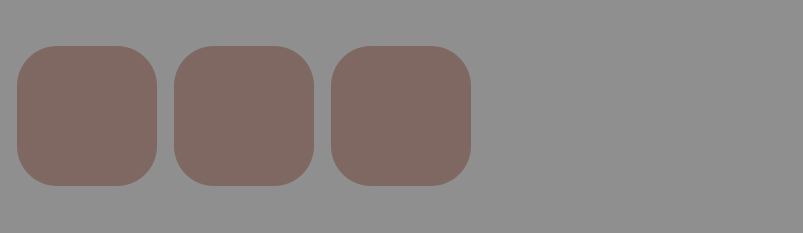
<?xml version="1.0" encoding="UTF-8"?>
<ui version="4.0">
 <class>MenuWidget</class>
 <widget class="QWidget" name="MenuWidget">
  <property name="geometry">
   <rect>
    <x>0</x>
    <y>0</y>
    <width>803</width>
    <height>233</height>
   </rect>
  </property>
  <property name="windowTitle">
   <string>Form</string>
  </property>
  <property name="styleSheet">
   <string notr="true">QPushButton {
background-color: qlineargradient(spread:pad, x1: 0, y1: 0, x2: 0, y2: 1, stop:0
rgba(43, 202, 255, 1), stop:1.0 rgba(0, 90, 245, 1));
border-radius: 40px;
}

#capture_btn {
	image: url(:/resources/icons/capture.png);
}

#record_btn {
	image: url(:/resources/icons/record.png);
}

#push_btn {
	image: url(:/resources/icons/share.png);
}

#video_btn {
	image: url(:/resources/icons/video.png);
}

#picture_btn {
	image: url(:/resources/icons/picture.png);
}

#menu_widget{
	background-color: rgba(0, 0, 0, 0.4);
}
</string>
  </property>
  <layout class="QHBoxLayout" name="horizontalLayout_2">
   <property name="leftMargin">
    <number>0</number>
   </property>
   <property name="topMargin">
    <number>0</number>
   </property>
   <property name="rightMargin">
    <number>0</number>
   </property>
   <property name="bottomMargin">
    <number>0</number>
   </property>
   <item>
    <widget class="QWidget" name="menu_widget" native="true">
     <property name="sizePolicy">
      <sizepolicy hsizetype="Preferred" vsizetype="Expanding">
       <horstretch>0</horstretch>
       <verstretch>0</verstretch>
      </sizepolicy>
     </property>
     <property name="minimumSize">
      <size>
       <width>0</width>
       <height>200</height>
      </size>
     </property>
     <property name="styleSheet">
      <string notr="true">QPushButton {
background-color: qlineargradient(spread:pad, x1: 0, y1: 0, x2: 0, y2: 1, stop:0
rgba(43, 202, 255, 1), stop:1.0 rgba(0, 90, 245, 1));
border-radius: 40px;
}

QPushButton:disabled{
border-radius: 40px;
background: rgba(127, 104, 98, 1);
}

#capture_btn {
	image: url(:/resources/icons/capture.png);
}

#record_btn {
	image: url(:/resources/icons/record.png);
}

#share_btn {
	image: url(:/resources/icons/share.png);
}

#video_btn {
	image: url(:/resources/icons/video.png);
}

#picture_btn {
	image: url(:/resources/icons/picture.png);
}</string>
     </property>
     <layout class="QHBoxLayout" name="horizontalLayout">
      <property name="spacing">
       <number>15</number>
      </property>
      <property name="leftMargin">
       <number>15</number>
      </property>
      <property name="rightMargin">
       <number>15</number>
      </property>
      <item>
       <widget class="QPushButton" name="capture_btn">
        <property name="enabled">
         <bool>false</bool>
        </property>
        <property name="sizePolicy">
         <sizepolicy hsizetype="Fixed" vsizetype="Fixed">
          <horstretch>0</horstretch>
          <verstretch>0</verstretch>
         </sizepolicy>
        </property>
        <property name="minimumSize">
         <size>
          <width>140</width>
          <height>140</height>
         </size>
        </property>
        <property name="text">
         <string/>
        </property>
       </widget>
      </item>
      <item>
       <widget class="QPushButton" name="record_btn">
        <property name="enabled">
         <bool>false</bool>
        </property>
        <property name="sizePolicy">
         <sizepolicy hsizetype="Fixed" vsizetype="Fixed">
          <horstretch>0</horstretch>
          <verstretch>0</verstretch>
         </sizepolicy>
        </property>
        <property name="minimumSize">
         <size>
          <width>140</width>
          <height>140</height>
         </size>
        </property>
        <property name="text">
         <string/>
        </property>
       </widget>
      </item>
      <item>
       <widget class="QPushButton" name="push_btn">
        <property name="enabled">
         <bool>false</bool>
        </property>
        <property name="sizePolicy">
         <sizepolicy hsizetype="Fixed" vsizetype="Fixed">
          <horstretch>0</horstretch>
          <verstretch>0</verstretch>
         </sizepolicy>
        </property>
        <property name="minimumSize">
         <size>
          <width>140</width>
          <height>140</height>
         </size>
        </property>
        <property name="text">
         <string/>
        </property>
       </widget>
      </item>
      <item>
       <widget class="QPushButton" name="picture_btn">
        <property name="sizePolicy">
         <sizepolicy hsizetype="Fixed" vsizetype="Fixed">
          <horstretch>0</horstretch>
          <verstretch>0</verstretch>
         </sizepolicy>
        </property>
        <property name="minimumSize">
         <size>
          <width>140</width>
          <height>140</height>
         </size>
        </property>
        <property name="text">
         <string/>
        </property>
       </widget>
      </item>
      <item>
       <widget class="QPushButton" name="video_btn">
        <property name="sizePolicy">
         <sizepolicy hsizetype="Fixed" vsizetype="Fixed">
          <horstretch>0</horstretch>
          <verstretch>0</verstretch>
         </sizepolicy>
        </property>
        <property name="minimumSize">
         <size>
          <width>140</width>
          <height>140</height>
         </size>
        </property>
        <property name="text">
         <string/>
        </property>
       </widget>
      </item>
     </layout>
    </widget>
   </item>
  </layout>
 </widget>
 <resources/>
 <connections>
  <connection>
   <sender>capture_btn</sender>
   <signal>clicked()</signal>
   <receiver>MenuWidget</receiver>
   <slot>onCaptureClicked()</slot>
   <hints>
    <hint type="sourcelabel">
     <x>84</x>
     <y>108</y>
    </hint>
    <hint type="destinationlabel">
     <x>115</x>
     <y>354</y>
    </hint>
   </hints>
  </connection>
  <connection>
   <sender>record_btn</sender>
   <signal>clicked()</signal>
   <receiver>MenuWidget</receiver>
   <slot>onRecordClicked()</slot>
   <hints>
    <hint type="sourcelabel">
     <x>244</x>
     <y>116</y>
    </hint>
    <hint type="destinationlabel">
     <x>246</x>
     <y>338</y>
    </hint>
   </hints>
  </connection>
  <connection>
   <sender>push_btn</sender>
   <signal>clicked()</signal>
   <receiver>MenuWidget</receiver>
   <slot>onPushClicked()</slot>
   <hints>
    <hint type="sourcelabel">
     <x>414</x>
     <y>109</y>
    </hint>
    <hint type="destinationlabel">
     <x>425</x>
     <y>361</y>
    </hint>
   </hints>
  </connection>
  <connection>
   <sender>picture_btn</sender>
   <signal>clicked()</signal>
   <receiver>MenuWidget</receiver>
   <slot>onPictureFileClicked()</slot>
   <hints>
    <hint type="sourcelabel">
     <x>547</x>
     <y>134</y>
    </hint>
    <hint type="destinationlabel">
     <x>551</x>
     <y>330</y>
    </hint>
   </hints>
  </connection>
  <connection>
   <sender>video_btn</sender>
   <signal>clicked()</signal>
   <receiver>MenuWidget</receiver>
   <slot>onVideoFileClicked()</slot>
   <hints>
    <hint type="sourcelabel">
     <x>723</x>
     <y>89</y>
    </hint>
    <hint type="destinationlabel">
     <x>697</x>
     <y>359</y>
    </hint>
   </hints>
  </connection>
 </connections>
 <slots>
  <slot>onCaptureClicked()</slot>
  <slot>onRecordClicked()</slot>
  <slot>onPushClicked()</slot>
  <slot>onPictureFileClicked()</slot>
  <slot>onVideoFileClicked()</slot>
 </slots>
</ui>
